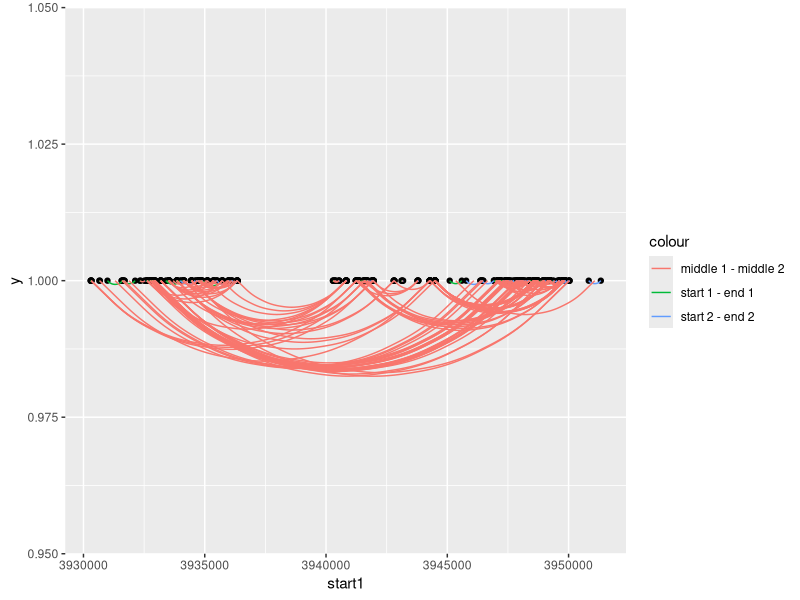

This figure's R source:
library('ggplot2')
genome.repeats = read.table('../read-mapping/mtb-selected-region-repeats.txt')
colnames(genome.repeats) <- c('start1', 'start2', 'length')

genome.repeats$end1 = genome.repeats$start1 + genome.repeats$length
genome.repeats$end2 = genome.repeats$start2 + genome.repeats$length
genome.repeats$middle1 = (genome.repeats$start1 + genome.repeats$end1) / 2
genome.repeats$middle2 = (genome.repeats$start2 + genome.repeats$end2) / 2

p <- ggplot(genome.repeats) + 
  geom_point(aes(x = start1, y = 1)) +
  geom_point(aes(x = start2, y = 1)) +
  geom_point(aes(x = end1, y = 1)) +
  geom_point(aes(x = end2, y = 1)) +
  geom_curve(aes(x = start1, y = 1, xend = end1, yend = 1, colour = "start 1 - end 1")) +
  geom_curve(aes(x = start2, y = 1, xend = end2, yend = 1, colour = "start 2 - end 2")) +
  geom_curve(aes(x = middle1, y = 1, xend = middle2, yend = 1, colour = "middle 1 - middle 2"))
p
